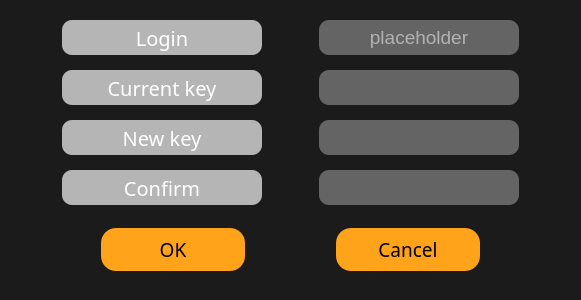
<?xml version="1.0" encoding="UTF-8"?>
<ui version="4.0">
 <class>UserEdit</class>
 <widget class="QDialog" name="UserEdit">
  <property name="geometry">
   <rect>
    <x>0</x>
    <y>0</y>
    <width>581</width>
    <height>300</height>
   </rect>
  </property>
  <property name="windowTitle">
   <string>Dialog</string>
  </property>
  <property name="styleSheet">
   <string notr="true">background-color: rgb(27, 27, 27);
color: rgb(255, 255, 255);</string>
  </property>
  <layout class="QVBoxLayout" name="verticalLayout">
   <item>
    <spacer name="verticalSpacer_4">
     <property name="orientation">
      <enum>Qt::Vertical</enum>
     </property>
     <property name="sizeHint" stdset="0">
      <size>
       <width>20</width>
       <height>40</height>
      </size>
     </property>
    </spacer>
   </item>
   <item>
    <layout class="QHBoxLayout" name="horizontalLayout_5">
     <item>
      <spacer name="horizontalSpacer">
       <property name="orientation">
        <enum>Qt::Horizontal</enum>
       </property>
       <property name="sizeHint" stdset="0">
        <size>
         <width>40</width>
         <height>20</height>
        </size>
       </property>
      </spacer>
     </item>
     <item>
      <layout class="QVBoxLayout" name="verticalLayout_4">
       <property name="spacing">
        <number>15</number>
       </property>
       <item>
        <widget class="QLabel" name="login_label">
         <property name="enabled">
          <bool>true</bool>
         </property>
         <property name="sizePolicy">
          <sizepolicy hsizetype="Expanding" vsizetype="Expanding">
           <horstretch>0</horstretch>
           <verstretch>0</verstretch>
          </sizepolicy>
         </property>
         <property name="minimumSize">
          <size>
           <width>200</width>
           <height>35</height>
          </size>
         </property>
         <property name="font">
          <font>
           <family>Arial Black</family>
           <pointsize>15</pointsize>
          </font>
         </property>
         <property name="styleSheet">
          <string notr="true">background-color: rgb(181, 181, 181);
border-radius:10px;
color: rgb(255, 255, 255);
</string>
         </property>
         <property name="text">
          <string>Login</string>
         </property>
         <property name="alignment">
          <set>Qt::AlignCenter</set>
         </property>
         <property name="buddy">
          <cstring>login</cstring>
         </property>
        </widget>
       </item>
       <item>
        <widget class="QLabel" name="curp_label">
         <property name="enabled">
          <bool>true</bool>
         </property>
         <property name="sizePolicy">
          <sizepolicy hsizetype="Expanding" vsizetype="Expanding">
           <horstretch>0</horstretch>
           <verstretch>0</verstretch>
          </sizepolicy>
         </property>
         <property name="minimumSize">
          <size>
           <width>200</width>
           <height>35</height>
          </size>
         </property>
         <property name="font">
          <font>
           <family>Arial Black</family>
           <pointsize>15</pointsize>
          </font>
         </property>
         <property name="styleSheet">
          <string notr="true">background-color: rgb(181, 181, 181);
border-radius:10px;
color: rgb(255, 255, 255);</string>
         </property>
         <property name="text">
          <string>Current key</string>
         </property>
         <property name="alignment">
          <set>Qt::AlignCenter</set>
         </property>
         <property name="buddy">
          <cstring>cur_password</cstring>
         </property>
        </widget>
       </item>
       <item>
        <widget class="QLabel" name="pass_label">
         <property name="enabled">
          <bool>true</bool>
         </property>
         <property name="sizePolicy">
          <sizepolicy hsizetype="Expanding" vsizetype="Expanding">
           <horstretch>0</horstretch>
           <verstretch>0</verstretch>
          </sizepolicy>
         </property>
         <property name="minimumSize">
          <size>
           <width>200</width>
           <height>35</height>
          </size>
         </property>
         <property name="font">
          <font>
           <family>Arial Black</family>
           <pointsize>15</pointsize>
          </font>
         </property>
         <property name="styleSheet">
          <string notr="true">background-color: rgb(181, 181, 181);
border-radius:10px;
color: rgb(255, 255, 255);</string>
         </property>
         <property name="text">
          <string>New key</string>
         </property>
         <property name="alignment">
          <set>Qt::AlignCenter</set>
         </property>
         <property name="buddy">
          <cstring>password</cstring>
         </property>
        </widget>
       </item>
       <item>
        <widget class="QLabel" name="confirm_label">
         <property name="enabled">
          <bool>true</bool>
         </property>
         <property name="sizePolicy">
          <sizepolicy hsizetype="Expanding" vsizetype="Expanding">
           <horstretch>0</horstretch>
           <verstretch>0</verstretch>
          </sizepolicy>
         </property>
         <property name="minimumSize">
          <size>
           <width>200</width>
           <height>35</height>
          </size>
         </property>
         <property name="font">
          <font>
           <family>Arial Black</family>
           <pointsize>15</pointsize>
          </font>
         </property>
         <property name="styleSheet">
          <string notr="true">background-color: rgb(181, 181, 181);
border-radius:10px;
color: rgb(255, 255, 255);</string>
         </property>
         <property name="text">
          <string>Confirm</string>
         </property>
         <property name="alignment">
          <set>Qt::AlignCenter</set>
         </property>
         <property name="buddy">
          <cstring>confirm</cstring>
         </property>
        </widget>
       </item>
      </layout>
     </item>
     <item>
      <spacer name="horizontalSpacer_2">
       <property name="orientation">
        <enum>Qt::Horizontal</enum>
       </property>
       <property name="sizeHint" stdset="0">
        <size>
         <width>40</width>
         <height>20</height>
        </size>
       </property>
      </spacer>
     </item>
     <item>
      <layout class="QVBoxLayout" name="verticalLayout_3">
       <property name="spacing">
        <number>15</number>
       </property>
       <item>
        <widget class="QLineEdit" name="login">
         <property name="enabled">
          <bool>true</bool>
         </property>
         <property name="sizePolicy">
          <sizepolicy hsizetype="Expanding" vsizetype="Expanding">
           <horstretch>0</horstretch>
           <verstretch>0</verstretch>
          </sizepolicy>
         </property>
         <property name="minimumSize">
          <size>
           <width>200</width>
           <height>35</height>
          </size>
         </property>
         <property name="font">
          <font>
           <family>Arial</family>
           <pointsize>14</pointsize>
           <weight>50</weight>
           <italic>false</italic>
           <bold>false</bold>
          </font>
         </property>
         <property name="focusPolicy">
          <enum>Qt::StrongFocus</enum>
         </property>
         <property name="styleSheet">
          <string notr="true">background-color: rgb(100, 100, 100);
border-radius:10px;
color: rgb(255, 255, 255);</string>
         </property>
         <property name="inputMask">
          <string/>
         </property>
         <property name="text">
          <string/>
         </property>
         <property name="maxLength">
          <number>30</number>
         </property>
         <property name="alignment">
          <set>Qt::AlignCenter</set>
         </property>
         <property name="placeholderText">
          <string>placeholder</string>
         </property>
        </widget>
       </item>
       <item>
        <widget class="QLineEdit" name="cur_password">
         <property name="enabled">
          <bool>true</bool>
         </property>
         <property name="sizePolicy">
          <sizepolicy hsizetype="Expanding" vsizetype="Expanding">
           <horstretch>0</horstretch>
           <verstretch>0</verstretch>
          </sizepolicy>
         </property>
         <property name="minimumSize">
          <size>
           <width>200</width>
           <height>35</height>
          </size>
         </property>
         <property name="font">
          <font>
           <family>Arial</family>
           <pointsize>14</pointsize>
           <weight>50</weight>
           <italic>false</italic>
           <bold>false</bold>
          </font>
         </property>
         <property name="focusPolicy">
          <enum>Qt::StrongFocus</enum>
         </property>
         <property name="styleSheet">
          <string notr="true">background-color: rgb(100, 100, 100);
border-radius:10px;
color: rgb(255, 255, 255);</string>
         </property>
         <property name="inputMask">
          <string/>
         </property>
         <property name="text">
          <string/>
         </property>
         <property name="maxLength">
          <number>30</number>
         </property>
         <property name="echoMode">
          <enum>QLineEdit::Password</enum>
         </property>
         <property name="alignment">
          <set>Qt::AlignCenter</set>
         </property>
         <property name="placeholderText">
          <string/>
         </property>
        </widget>
       </item>
       <item>
        <widget class="QLineEdit" name="password">
         <property name="enabled">
          <bool>true</bool>
         </property>
         <property name="sizePolicy">
          <sizepolicy hsizetype="Expanding" vsizetype="Expanding">
           <horstretch>0</horstretch>
           <verstretch>0</verstretch>
          </sizepolicy>
         </property>
         <property name="minimumSize">
          <size>
           <width>200</width>
           <height>35</height>
          </size>
         </property>
         <property name="font">
          <font>
           <family>Arial</family>
           <pointsize>14</pointsize>
           <weight>50</weight>
           <italic>false</italic>
           <bold>false</bold>
          </font>
         </property>
         <property name="focusPolicy">
          <enum>Qt::StrongFocus</enum>
         </property>
         <property name="styleSheet">
          <string notr="true">background-color: rgb(100, 100, 100);
border-radius:10px;
color: rgb(255, 255, 255);</string>
         </property>
         <property name="inputMask">
          <string/>
         </property>
         <property name="text">
          <string/>
         </property>
         <property name="maxLength">
          <number>30</number>
         </property>
         <property name="echoMode">
          <enum>QLineEdit::Password</enum>
         </property>
         <property name="alignment">
          <set>Qt::AlignCenter</set>
         </property>
         <property name="placeholderText">
          <string/>
         </property>
        </widget>
       </item>
       <item>
        <widget class="QLineEdit" name="confirm">
         <property name="enabled">
          <bool>true</bool>
         </property>
         <property name="sizePolicy">
          <sizepolicy hsizetype="Expanding" vsizetype="Expanding">
           <horstretch>0</horstretch>
           <verstretch>0</verstretch>
          </sizepolicy>
         </property>
         <property name="minimumSize">
          <size>
           <width>200</width>
           <height>35</height>
          </size>
         </property>
         <property name="font">
          <font>
           <family>Arial</family>
           <pointsize>14</pointsize>
           <weight>50</weight>
           <bold>false</bold>
          </font>
         </property>
         <property name="focusPolicy">
          <enum>Qt::StrongFocus</enum>
         </property>
         <property name="styleSheet">
          <string notr="true">background-color: rgb(100, 100, 100);
border-radius:10px;
color: rgb(255, 255, 255);</string>
         </property>
         <property name="text">
          <string/>
         </property>
         <property name="maxLength">
          <number>30</number>
         </property>
         <property name="echoMode">
          <enum>QLineEdit::Password</enum>
         </property>
         <property name="alignment">
          <set>Qt::AlignCenter</set>
         </property>
         <property name="placeholderText">
          <string/>
         </property>
        </widget>
       </item>
      </layout>
     </item>
     <item>
      <spacer name="horizontalSpacer_3">
       <property name="orientation">
        <enum>Qt::Horizontal</enum>
       </property>
       <property name="sizeHint" stdset="0">
        <size>
         <width>40</width>
         <height>20</height>
        </size>
       </property>
      </spacer>
     </item>
    </layout>
   </item>
   <item>
    <spacer name="verticalSpacer_3">
     <property name="orientation">
      <enum>Qt::Vertical</enum>
     </property>
     <property name="sizeHint" stdset="0">
      <size>
       <width>20</width>
       <height>40</height>
      </size>
     </property>
    </spacer>
   </item>
   <item>
    <spacer name="verticalSpacer">
     <property name="orientation">
      <enum>Qt::Vertical</enum>
     </property>
     <property name="sizeHint" stdset="0">
      <size>
       <width>20</width>
       <height>40</height>
      </size>
     </property>
    </spacer>
   </item>
   <item>
    <layout class="QHBoxLayout" name="horizontalLayout">
     <property name="spacing">
      <number>0</number>
     </property>
     <property name="leftMargin">
      <number>0</number>
     </property>
     <property name="topMargin">
      <number>0</number>
     </property>
     <property name="rightMargin">
      <number>0</number>
     </property>
     <property name="bottomMargin">
      <number>0</number>
     </property>
     <item>
      <spacer name="horizontalSpacer_6">
       <property name="orientation">
        <enum>Qt::Horizontal</enum>
       </property>
       <property name="sizeHint" stdset="0">
        <size>
         <width>40</width>
         <height>20</height>
        </size>
       </property>
      </spacer>
     </item>
     <item>
      <widget class="QPushButton" name="okay_button">
       <property name="sizePolicy">
        <sizepolicy hsizetype="Expanding" vsizetype="Expanding">
         <horstretch>0</horstretch>
         <verstretch>0</verstretch>
        </sizepolicy>
       </property>
       <property name="minimumSize">
        <size>
         <width>144</width>
         <height>43</height>
        </size>
       </property>
       <property name="sizeIncrement">
        <size>
         <width>0</width>
         <height>0</height>
        </size>
       </property>
       <property name="font">
        <font>
         <family>Arial Black</family>
         <pointsize>14</pointsize>
        </font>
       </property>
       <property name="cursor">
        <cursorShape>PointingHandCursor</cursorShape>
       </property>
       <property name="focusPolicy">
        <enum>Qt::TabFocus</enum>
       </property>
       <property name="autoFillBackground">
        <bool>false</bool>
       </property>
       <property name="styleSheet">
        <string notr="true">background-color: rgb(255, 163, 26);
border-radius:15px;
color: rgb(0, 0, 0);
</string>
       </property>
       <property name="text">
        <string>OK</string>
       </property>
       <property name="shortcut">
        <string>Ctrl+O</string>
       </property>
       <property name="autoDefault">
        <bool>false</bool>
       </property>
       <property name="flat">
        <bool>false</bool>
       </property>
      </widget>
     </item>
     <item>
      <spacer name="horizontalSpacer_9">
       <property name="orientation">
        <enum>Qt::Horizontal</enum>
       </property>
       <property name="sizeHint" stdset="0">
        <size>
         <width>40</width>
         <height>20</height>
        </size>
       </property>
      </spacer>
     </item>
     <item>
      <widget class="QPushButton" name="cancer_button">
       <property name="sizePolicy">
        <sizepolicy hsizetype="Expanding" vsizetype="Expanding">
         <horstretch>0</horstretch>
         <verstretch>0</verstretch>
        </sizepolicy>
       </property>
       <property name="minimumSize">
        <size>
         <width>144</width>
         <height>43</height>
        </size>
       </property>
       <property name="sizeIncrement">
        <size>
         <width>0</width>
         <height>0</height>
        </size>
       </property>
       <property name="font">
        <font>
         <family>Arial Black</family>
         <pointsize>14</pointsize>
        </font>
       </property>
       <property name="cursor">
        <cursorShape>PointingHandCursor</cursorShape>
       </property>
       <property name="focusPolicy">
        <enum>Qt::TabFocus</enum>
       </property>
       <property name="autoFillBackground">
        <bool>false</bool>
       </property>
       <property name="styleSheet">
        <string notr="true">background-color: rgb(255, 163, 26);
border-radius:15px;
color: rgb(0, 0, 0);
</string>
       </property>
       <property name="text">
        <string>Cancel</string>
       </property>
       <property name="shortcut">
        <string>Ctrl+O</string>
       </property>
       <property name="autoDefault">
        <bool>false</bool>
       </property>
       <property name="flat">
        <bool>false</bool>
       </property>
      </widget>
     </item>
     <item>
      <spacer name="horizontalSpacer_8">
       <property name="orientation">
        <enum>Qt::Horizontal</enum>
       </property>
       <property name="sizeHint" stdset="0">
        <size>
         <width>40</width>
         <height>20</height>
        </size>
       </property>
      </spacer>
     </item>
    </layout>
   </item>
   <item>
    <spacer name="verticalSpacer_5">
     <property name="orientation">
      <enum>Qt::Vertical</enum>
     </property>
     <property name="sizeHint" stdset="0">
      <size>
       <width>20</width>
       <height>40</height>
      </size>
     </property>
    </spacer>
   </item>
   <item>
    <spacer name="verticalSpacer_2">
     <property name="orientation">
      <enum>Qt::Vertical</enum>
     </property>
     <property name="sizeHint" stdset="0">
      <size>
       <width>20</width>
       <height>40</height>
      </size>
     </property>
    </spacer>
   </item>
  </layout>
 </widget>
 <tabstops>
  <tabstop>login</tabstop>
  <tabstop>cur_password</tabstop>
  <tabstop>password</tabstop>
  <tabstop>confirm</tabstop>
  <tabstop>okay_button</tabstop>
  <tabstop>cancer_button</tabstop>
 </tabstops>
 <resources/>
 <connections/>
</ui>
